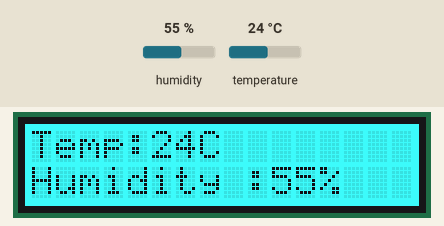
A program run on a simulated Raspberry Pi (BCM pin numbers) with a GrovePi and a Grove Base HAT. Shown: 16×2 character LCD. Inputs (shaded band) come from the test bench; at power-on: humidity 55 %, temperature 24 °C. Library files of the repository ran but are not shown: grove_lcd.py; what the program prints to the terminal is not drawn.

Above: at 0.97 s.
1.3 s: humidity set to 22 %
At 1.79 s:
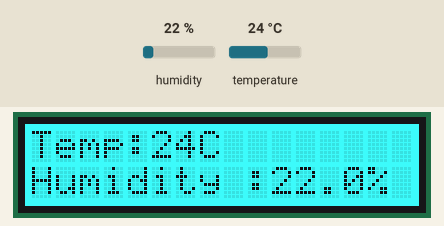
4.2 s: temperature set to 12 °C
At 4.67 s:
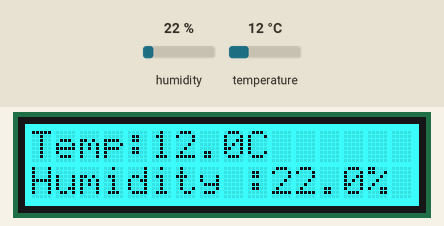
6.0 s: humidity set to 40 %
At 6.31 s:
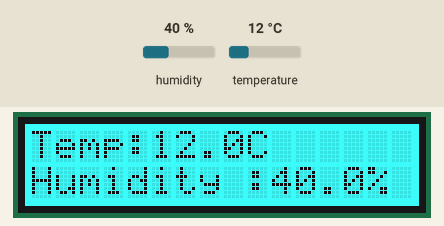
7.6 s: temperature set to 19 °C
At 7.96 s:
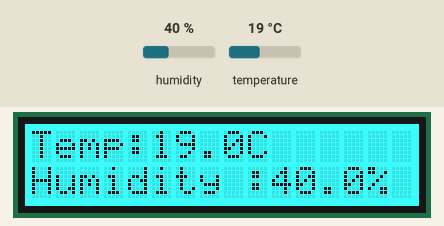
Timing chart, 0 to 10.3 s (numbered marks = the images above; inputs shaded):
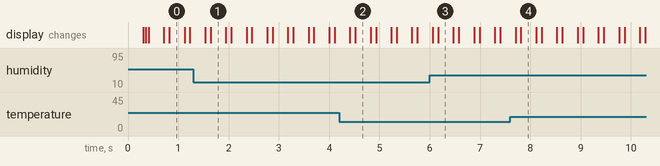

Measured:
- after the input at 1.3 s, the display: first differs from a run without the input after 0.34 s (image 1)
- after the input at 4.2 s, the display: first differs from a run without the input after 0.32 s (image 2)
- after the input at 6.0 s, the display: first differs from a run without the input after 0.17 s (image 3)
- after the input at 7.6 s, the display: first differs from a run without the input after 0.21 s (image 4)

The program:

weatherstation.py
```python
#!/usr/bin/python

from grovepi import *
from grove_lcd import *

dht_sensor_port = 4		# Connect the DHt sensor to port 7
dht_sensor_type = 1

while True:
	try:
		[ temp,hum ] = dht(dht_sensor_port,dht_sensor_type)		#Get the temperature and Humidity from the DHT sensor
		print "temp =", temp, "C\thumidity =", hum,"%"
		t = str(temp)
		h = str(hum)
                setColor("blue")
		setText("Temp:" + t + "C #" + "Humidity :" + h + "%")
	except (IOError,TypeError) as e:
		print "Error"
```
